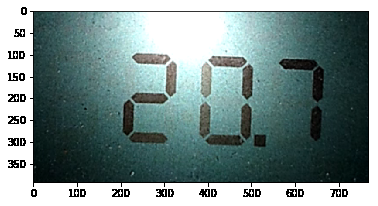
#> input picture 05.png, 378 x 206 px
$ jupyter execute --allow-errors denoising.ipynb   (shell and % lines are left out)
#> lines starting #> are read from the running program, lines starting #| are printed output that depends on the picture; after the words box and inside, x2 and y2 are one past the last pixel; in counts of white or black regions, pixels touching at a corner belong together
[cell 1]
import cv2
import matplotlib.pyplot as plt
import numpy as np
import sys

[cell 2]
# Read the original image
image = cv2.imread('05.png')
#> image is the input picture: shape (206, 378, 3); mean B, G, R 139.7, 140.8, 121.4
plt.imshow(image)

[cell 3]
import cv2
# Parameters: src, dst, h_luminance (10), hColor (10), templateWindowSize (7), searchWindowSize (21)
dst = cv2.fastNlMeansDenoisingColored(image, None, 10, 10, 7, 21)
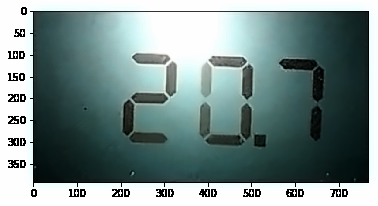
#> dst: shape (206, 378, 3); mean B, G, R 138.6, 140, 120.3
plt.imshow(dst)

[cell 4]
# Convert to grayscale and Gaussian blur
gray_image = cv2.cvtColor(image, cv2.COLOR_BGR2GRAY)
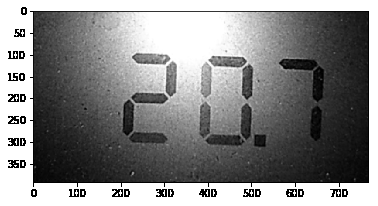
#> gray_image: shape (206, 378); min 0, max 255, mean 134.9
#> (the rest of this cell did not finish here and is left out)

[cell 5]
# Adaptive thresholding
thresh_image = cv2.adaptiveThreshold(gray_image, 255, cv2.ADAPTIVE_THRESH_GAUSSIAN_C, cv2.THRESH_BINARY, 17, 2)
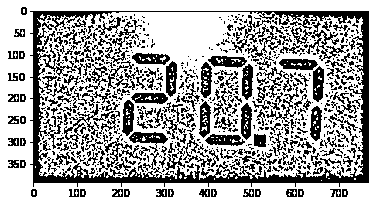
#> thresh_image: shape (206, 378); 67.1% white; 863 black regions (657 under 20 px), largest, box (x1, y1, x2, y2) and area: (30, 11, 369, 187) 7339, (306, 21, 348, 61) 383, (64, 104, 114, 149) 377
plt.imshow(thresh_image, cmap="gray")
